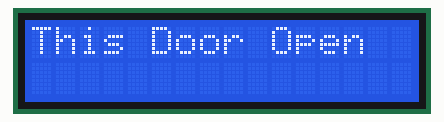
Bench run of a sketch on a simulated Arduino Uno, built with avr-gcc and run on an emulated ATmega328P. Shown: 16×2 character LCD.

Above: at 0.1 s.
At 5.8 s:
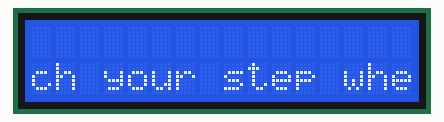
At 11.66 s:
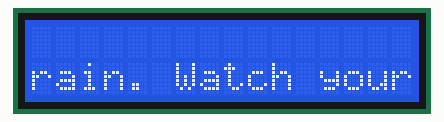
At 17.33 s:
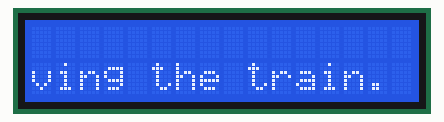
At 23.2 s:
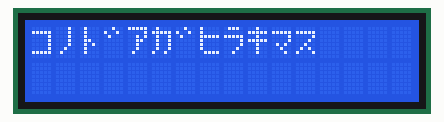
At 39.59 s:
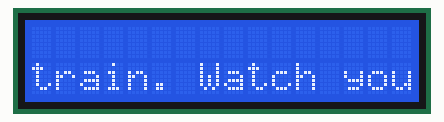

Measured:
- what the display in image 4 shows lasts 2.0 s, from 23.1 s to 25.1 s

The sketch:

Train_LCD_1.ino
```cpp
//Libraries
#include <Wire.h>
#include <LiquidCrystal_I2C.h>

LiquidCrystal_I2C lcd(0x27, 2, 1, 0, 4, 5, 6, 7, 3, POSITIVE);  // Set the LCD I2C address, if it's not working try 0x27 or 0x3F.

void setup()
{
  lcd.begin(16, 2);  // iInit the LCD for 16 chars 2 lines
  lcd.backlight();   //backlight on
}

void loop()
{
  lcd.setCursor(0, 0); //First line

  lcd.display();
  lcd.print("This Door Open");
  delay(2000);

  lcd.noDisplay();
  delay(500);
  lcd.clear();

  lcd.display();
  //このドアが開きます
  //コノドアガヒラキマス

  lcd.print(char(186));
  lcd.print(char(201));
  lcd.print(char(196));
  lcd.print(char(222));
  lcd.print(char(177));
  lcd.print(char(182));
  lcd.print(char(222));
  lcd.print(char(203));
  lcd.print(char(215));
  lcd.print(char(183));
  lcd.print(char(207));
  lcd.print(char(189));
  delay(2000);

  lcd.noDisplay();
  delay(500);

  lcd.display();
  lcd.clear();


  for (int positionCounter = 0; positionCounter < 82; positionCounter++)
  {
    // scroll one position left:
    lcd.scrollDisplayLeft();
    lcd.setCursor(0, 1); //Second line
    lcd.print(" Watch your step when leaving the train. ");
    // wait a bit:
    delay(150);
  }

  lcd.clear();

}
```
